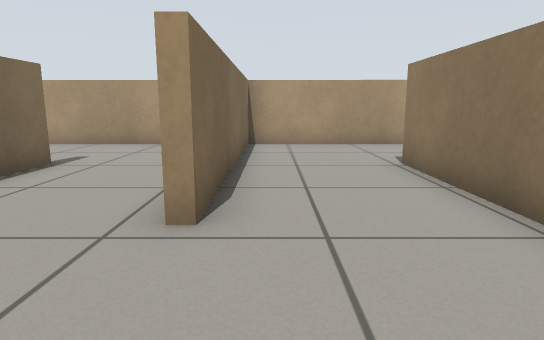
[1] (above)

17 first-person views from a walk through a robot-simulator world made for Gazebo. The camera is 0.57 m above the floor, tilts 10° down and sees 75° across. The floor is counted in squares, 0.5 m on a side. Each view is taken from the middle of a square. On the plan, view 1 faces up. The plan holds only what a view shows up to about 14 squares ahead; the rest is blank. Robots are left out.

[2]
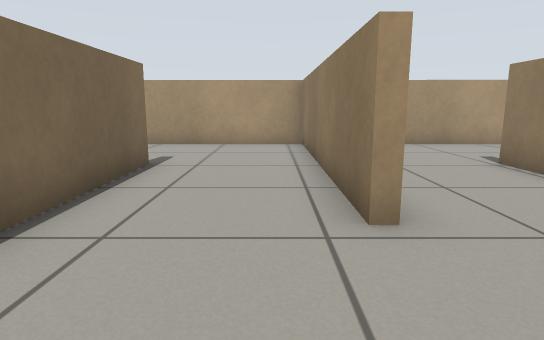

[3]
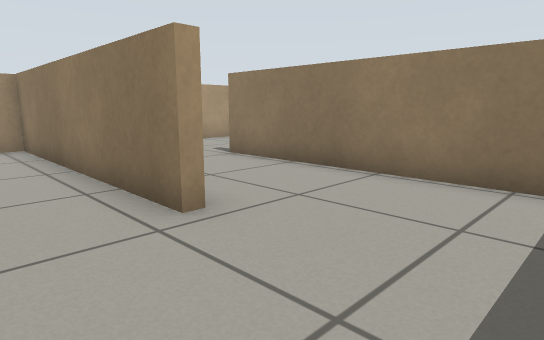

[4]
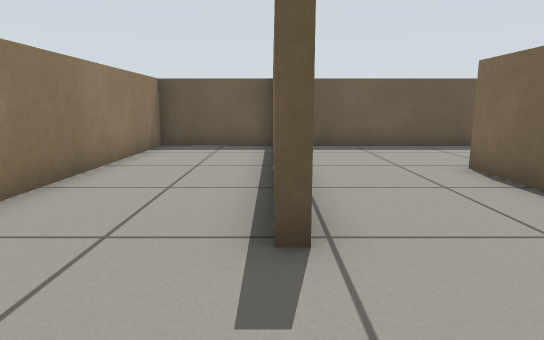

[5]
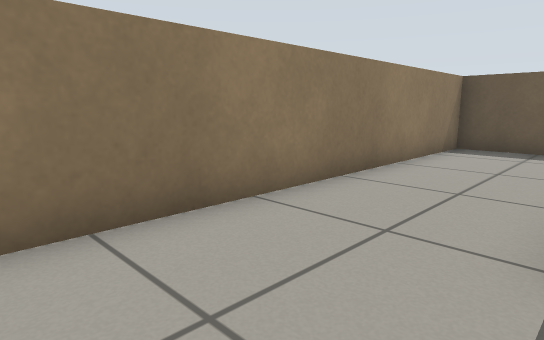

[6]
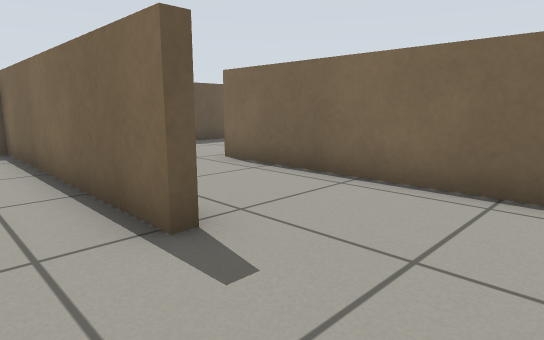

[7]
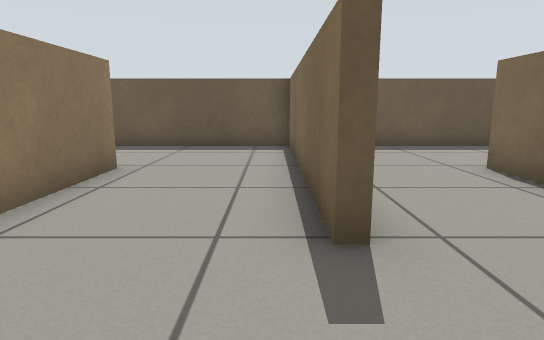

[8]
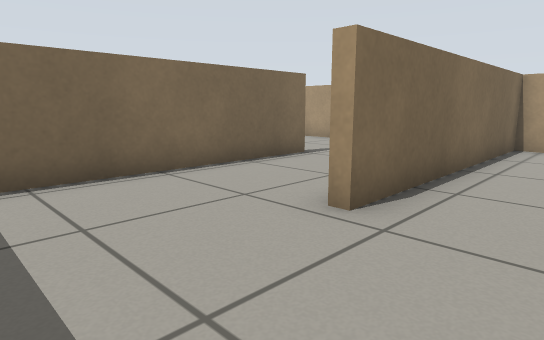

[9]
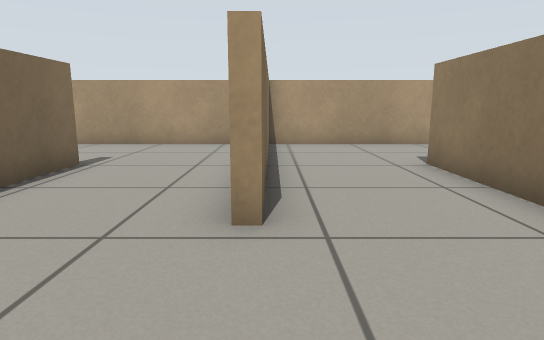

[10]
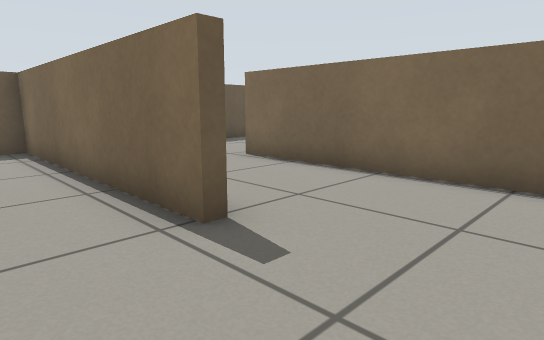

[11]
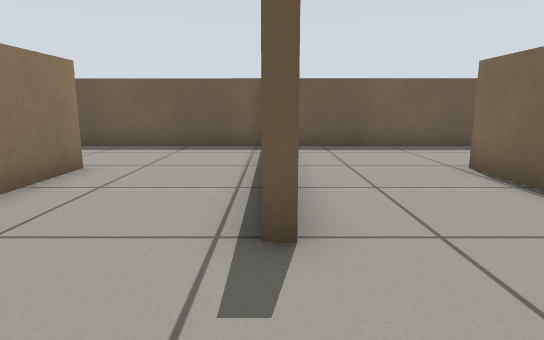

[12]
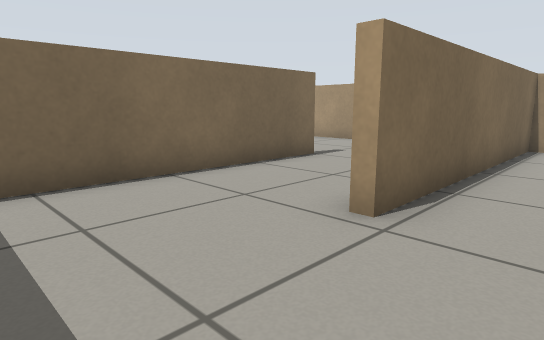

[13]
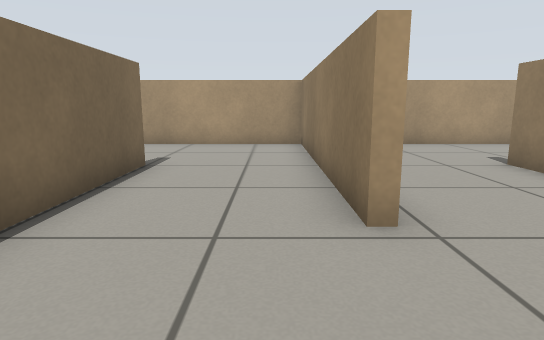

[14]
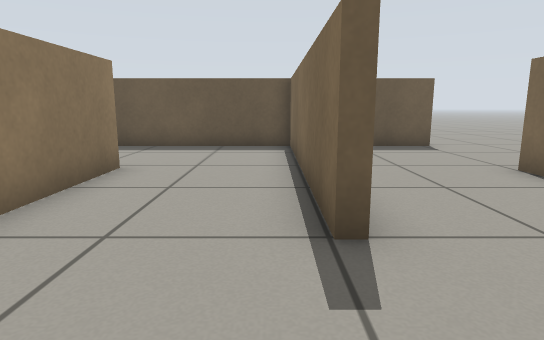

[15]
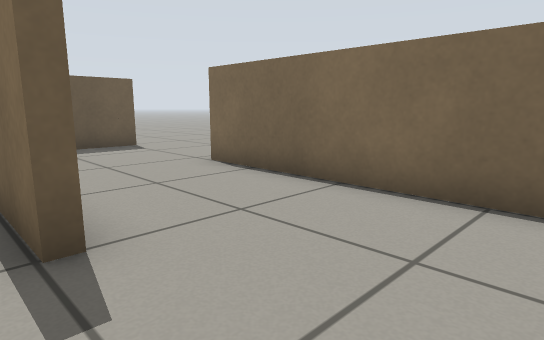

[16]
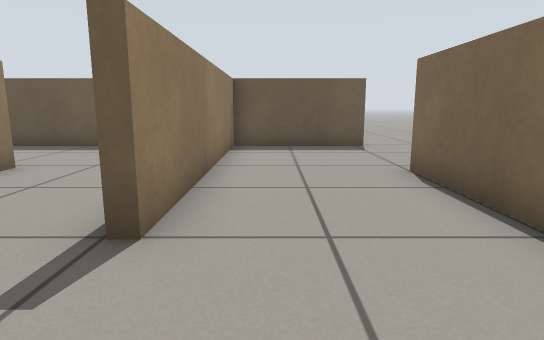

[17]
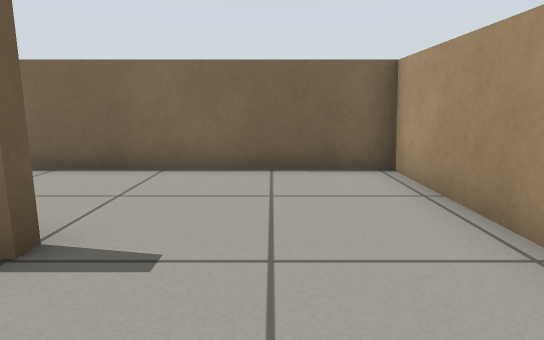

### Floor plan
Points are (right, up) in squares from view 1. A wall is a line through its corners. A room is listed if a view was taken in it or the views show most of it. See-through windows are left out.
Room 1 (views 1, 2, 3, 4, 5, 6, 7)
walls: (-4.8, 4) (-4.8, 7.3); (-4.5, 7.3) (-4.5, -0.7) (1.9, -0.7); (2.7, 0.6) (2.7, 7.3); (2.9, -0.7) (6.3, -0.7) (6.4, 9.6); (5.9, 11.2) (-0.7, 11.2) (-0.8, 3.3) (-1, 3.3) (-1, 11.2) (-8.1, 11.2) (-8.1, 3.3)
ways out: opening at (-6.5, 3.5) to room 2
Room 2 (views 8, 9, 10, 11, 12, 13, 14, 15, 16, 17)
walls: (-16.1, 3.3) (-16.1, 11.2) (-23.5, 11.2) (-23.6, 3.5); (-12.2, 6.1) (-12.2, 7.1); (-11.9, 7.1) (-11.9, -0.7) (-6.1, -0.7); (-19.5, 7.1) (-19.5, -0.7) (-12.8, -0.7); (-8.1, 3.3) (-8.4, 3.3) (-8.4, 5.5); (-9.3, 11.2) (-15.8, 11.2) (-15.8, 3.3); (-23.9, -0.7) (-19.9, -0.7) (-19.9, 7.1)
ways out: opening at (-6.5, 3.5) to room 1; opening at (-24.5, -1)

Positions as (right, up) in squares from view 1, and headings:
1: (0, 0), facing up
2: (-2, 0), facing up
3: (-3, 0), facing up-right
4: (3, 10), facing down
5: (3, 10), facing down-right
6: (-3, 10), facing down-left
7: (-4, 10), facing down
8: (-6, 0), facing up-left
9: (-8, 0), facing up
10: (-10, 10), facing down-left
11: (-12, 10), facing down
12: (-14, 0), facing up-left
13: (-17, 0), facing up
14: (-19, 10), facing down
15: (-19, 10), facing down-left
16: (-21, 10), facing down
17: (-17, 9), facing left
